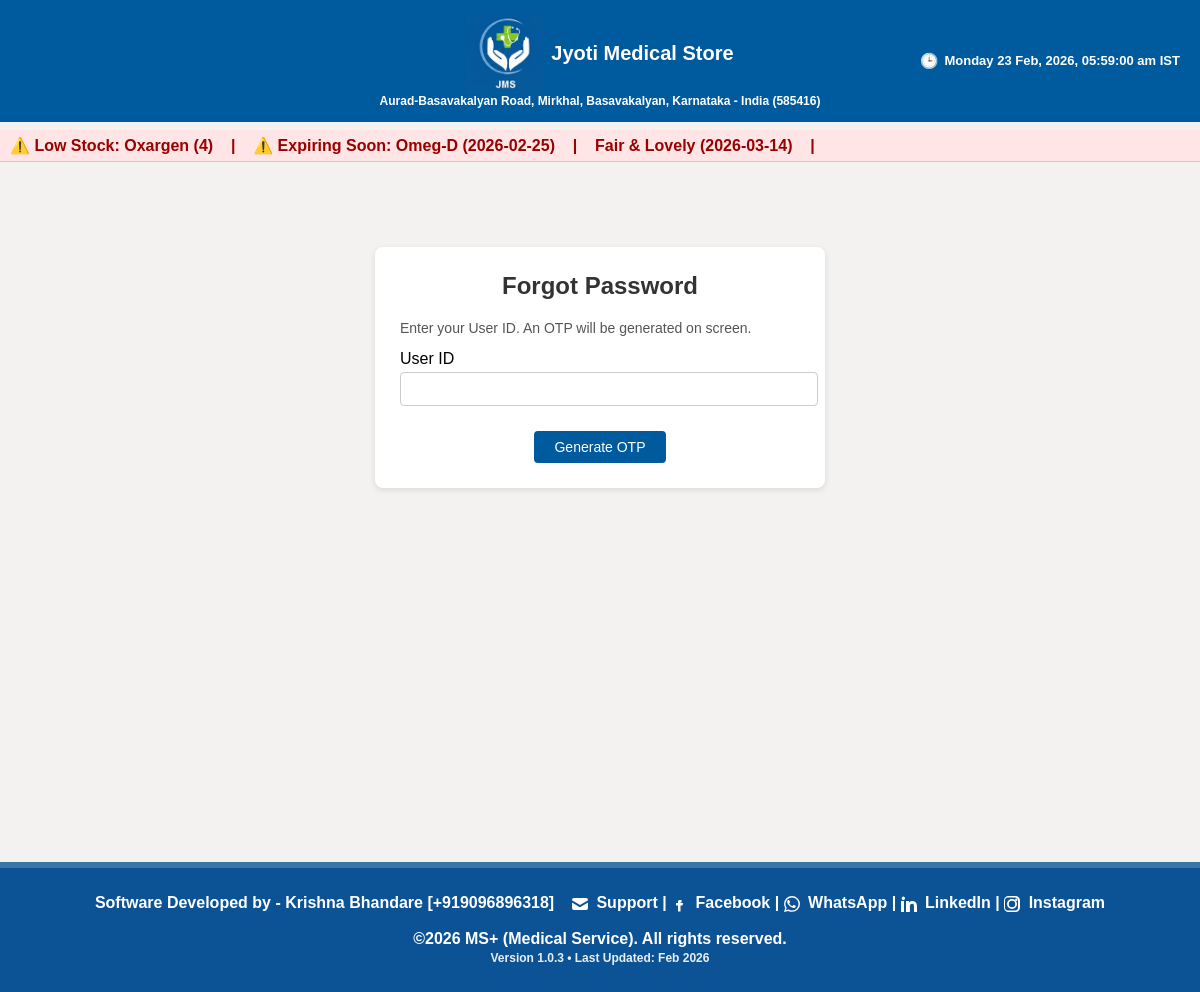
/forgot, run on the app's committed database.
### models.py (models this page shows)
class Product(db.Model):
    __tablename__ = 'products'
    id = db.Column(db.Integer, primary_key=True)
    sku = db.Column(db.String(50), unique=True, nullable=False)
    name = db.Column(db.String(200), nullable=False)
    brand = db.Column(db.String(100))
    batch_no = db.Column(db.String(100))
    expiry_date = db.Column(db.Date)
    purchase_price = db.Column(db.Float, default=0.0)
    sale_price = db.Column(db.Float, default=0.0)
    tax_rate = db.Column(db.Float, default=0.0)
    current_stock = db.Column(db.Integer, default=0)
    category = db.Column(db.String(50))  # medicine, cosmetic, fmcg, life_saving, ayurvedic, equipment, general
    gst_percent = db.Column(db.Float, default=0)
    cgst_percent = db.Column(db.Float, default=0)
    sgst_percent = db.Column(db.Float, default=0)

### app.py (the view, shortened to what this page needs)
@app.route('/forgot', methods=['GET', 'POST'])
def forgot():
    if current_user.is_authenticated:
        return redirect(url_for('dashboard'))
    form = ForgotForm()
    return render_template('auth/forgot.html', form=form)

### app.py
class ForgotForm(FlaskForm):
    username = StringField('User ID', validators=[DataRequired()])
    submit = SubmitField('Generate OTP')

### app.py (called while the page is built)
@app.before_request
def require_login():
    if request.endpoint is None:
        return
    allowed_routes = ['login', 'forgot', 'reset_otp', 'static']
    if request.endpoint.startswith('static'):
        return
    if request.endpoint not in allowed_routes and not current_user.is_authenticated:
        return redirect(url_for('login'))

@app.context_processor
def inject_globals():
    if current_user.is_authenticated:
        initials = current_user.username[:2].upper()
        display_name = current_user.username
    else:
        initials = ""
        display_name = ""
    ist = datetime.utcnow() + timedelta(hours=5, minutes=30)
    current_dt_display = ist.strftime("%A, %d %b %Y, %I:%M:%S %p IST")
    current_day = ist.strftime("%A")
    return dict(
        initials=initials,
        display_name=display_name,
        current_dt_display=current_dt_display,
        current_day=current_day,
        is_admin=is_admin   # ⭐ ADD THIS LINE
    )

@app.teardown_appcontext
def shutdown_session(exception=None):
    db.session.remove()

@app.context_processor
def inject_low_stock():
    from flask import request
    if request.endpoint and (
        "login" in request.endpoint or
        "auth" in request.endpoint
    ):
        return dict(low_stock=[], expiring_soon=[])
    try:
        low_stock = Product.query.filter(Product.current_stock <= 5).all()
        today = date.today()
        soon = today + timedelta(days=30)
        expiring_soon = Product.query.filter(
            Product.expiry_date <= soon,
            Product.expiry_date >= today
        ).all()
        return dict(
            low_stock=low_stock,
            expiring_soon=expiring_soon
        )
    except Exception:
        return dict(low_stock=[], expiring_soon=[])

### templates/auth/forgot.html (shortened to what this page needs)
{% extends "base.html" %}
{% block content %}
<div style="max-width:400px; margin:60px auto; background:white; padding:25px; border-radius:8px; box-shadow:0 2px 6px rgba(0,0,0,0.1);">
    <h2 style="margin-top:0; text-align:center;">Forgot Password</h2>
    <p style="font-size:14px; color:#555;">
        Enter your User ID. An OTP will be generated on screen.
    </p>
    <form method="post">
        <div style="margin-bottom:15px;">
            {{ form.username.label }}<br>
            {{ form.username(class="form-control") }}
        </div>
        <div style="text-align:center;">
            {{ form.submit(class="btn btn-primary") }}
        </div>
    </form>
</div>
{% endblock %}

### templates/base.html (shortened to what this page needs)
<!DOCTYPE html>
<html lang="en">
<head>
    <link rel="stylesheet" href="{{ url_for('static', filename='css/style.css') }}">
</head>
<body>
<div class="fixed-header">
    <div class="topbar">
<div style="flex:1; text-align:center; line-height:1.3; display:flex; flex-direction:column; align-items:center;">
    <div style="display:flex; align-items:center; gap:8px;">
        <img src="{{ url_for('static', filename='logo.PNG') }}" class="title-logo">
        <strong style="font-size:20px;">Jyoti Medical Store</strong>
    </div>
    <span style="font-size:12px;">
        Aurad-Basavakalyan Road, Mirkhal, Basavakalyan, Karnataka - India (585416)
    </span>
</div>
        {% block top_right %}
        <div style="position:absolute; right:20px; font-size:13px; display:flex; align-items:center; gap:6px;">
            <span style="font-size:15px;">🕒</span>
            <span id="live_datetime"></span>
        </div>
        {% endblock %}
    </div>
</div>
<div style="height: 70px;"></div>
{% block alerts %}
{% if low_stock or expiring_soon %}
<div class="alert-marquee print-hide"
     style="
        background:#ffe5e5;
        padding:6px 10px;
        color:#900;
        font-weight:bold;
        white-space:nowrap;
        overflow:hidden;
        border-bottom:1px solid #ffb3b3;
     ">
    <marquee behavior="scroll" direction="left" scrollamount="5">
        {% if low_stock %}
            ⚠️ Low Stock:
            {% for p in low_stock %}
                {{ p.name }} ({{ p.current_stock }}) &nbsp;&nbsp; | &nbsp;&nbsp;
            {% endfor %}
        {% endif %}
        {% if expiring_soon %}
            ⚠️ Expiring Soon:
            {% for p in expiring_soon %}
                {{ p.name }} ({{ p.expiry_date }}) &nbsp;&nbsp; | &nbsp;&nbsp;
            {% endfor %}
        {% endif %}
    </marquee>
</div>
{% endif %}
{% endblock %}
<div class="layout">
    <div class="content">
        {% block content %}{% endblock %}
    </div>
</div>
<div class="fixed-footer">
    Software Developed by - Krishna Bhandare [+919096896318]
    &nbsp;&nbsp;
    <a href="mailto:bhandare.krishna5@gmail.com" target="_blank" rel="noopener noreferrer">
        <svg xmlns="http://www.w3.org/2000/svg" width="16" height="16" fill="currentColor" viewBox="0 0 16 16" style="vertical-align:middle;">
            <path d="M0 4a2 2 0 0 1 2-2h12a2 2 0 0 1 2 2v.217l-8 4.8-8-4.8V4z"/>
            <path d="M0 6.383v5.617a2 2 0 0 0 2 2h12a2 2 0 0 0 2-2V6.383l-7.555 4.533a1 1 0 0 1-1.11 0L0 6.383z"/>
        </svg>
        Support
    </a> |
    <a href="https://m.facebook.com/public/Bhandare-Krishna/" target="_blank" rel="noopener noreferrer">
        <svg xmlns="http://www.w3.org/2000/svg" width="16" height="16" fill="currentColor" viewBox="0 0 16 16" style="vertical-align:middle;">
            <path d="M8.94 6.5H10.5V4H8.94C7.64 4 7 4.67 7 5.94V7H5v2.5h2v6h2.5v-6h2l.5-2.5h-2.5v-.56c0-.33.17-.44.44-.44z"/>
        </svg>
        Facebook
    </a> |
    <a href="https://wa.me/919096896318" target="_blank" rel="noopener noreferrer">
        WhatsApp
    </a> |
    <a href="https://www.linkedin.com/in/krishna-bhandare-893b74102" target="_blank" rel="noopener noreferrer">
        LinkedIn
    </a> |
    <a href="https://www.instagram.com/reel/CmBQhjhAg4d/" target="_blank" rel="noopener noreferrer">
        Instagram
    </a>
    <br><br>
    ©2026 MS+ (Medical Service). All rights reserved.<br>
    <span style="font-size: 12px; opacity: 0.9;">
        Version 1.0.3 • Last Updated: Feb 2026
    </span>
</div>
</body>
</html>

### static/css/style.css (style rules this page uses)
body { margin: 0; font-family: Arial, sans-serif; background: #f3f2f1; }
h1, h2, h3, h4 { margin-top: 0; color: #333; }
a { color: #005a9e; text-decoration: none; }
input, select, textarea { font-size: 14px; border: 1px solid #ccc; border-radius: 4px; }
.topbar { background: #005a9e; color: white; padding: 12px; display: flex; justify-content: center; align-items: center; font-size: 22px; font-weight: bold; position: relative; }
.layout { display: flex; height: calc(100vh - 50px); }
.content { flex: 1; padding: 25px; overflow-y: auto; }
.btn { padding: 8px 20px; border: none; cursor: pointer; border-radius: 4px; }
.btn-primary { background: #005a9e; color: white; }
.form-control { width: 100%; padding: 8px; margin-top: 4px; margin-bottom: 10px; }
.fixed-header { position: fixed; top: 0; left: 0; width: 100%; z-index: 9999; }
.layout { margin-top: 100px; }
body { padding-bottom: 70px; }
.fixed-footer { position: fixed; bottom: 0; left: 0; width: 100%; background: #0B5394; color: white; text-align: center; padding: 26px 0; font-weight: 600; font-size: 16px; z-index: 9999; border-top: 6px solid rgba(255,255,255,0.2); }
.content { padding-bottom: 80px; }
html, body { height: 100%; margin: 0; padding: 0; }
.layout { min-height: calc(100vh - 60px); padding-bottom: 80px; }
.alert-marquee { margin-top: 12px; position: relative; z-index: 998; }
.layout { margin-top: 0 !important; padding-top: 0 !important; }
.alert-marquee { position: relative; z-index: 998; margin-top: 60px; }

### templates/base.html (style rules this page uses)
.alert-marquee { position: relative; z-index: 998; }
.title-logo { height: 80px; width: auto; margin-top: 2px; }
.fixed-footer a { color: inherit !important; text-decoration: none !important; }
.fixed-footer svg { fill: currentColor; margin-right: 4px; }

### data on the page
Product: name "Oxargen", current_stock "4"
Product: name "Omeg-D", expiry_date "2026-02-25"
Product: name "Fair & Lovely", expiry_date "2026-03-14"
